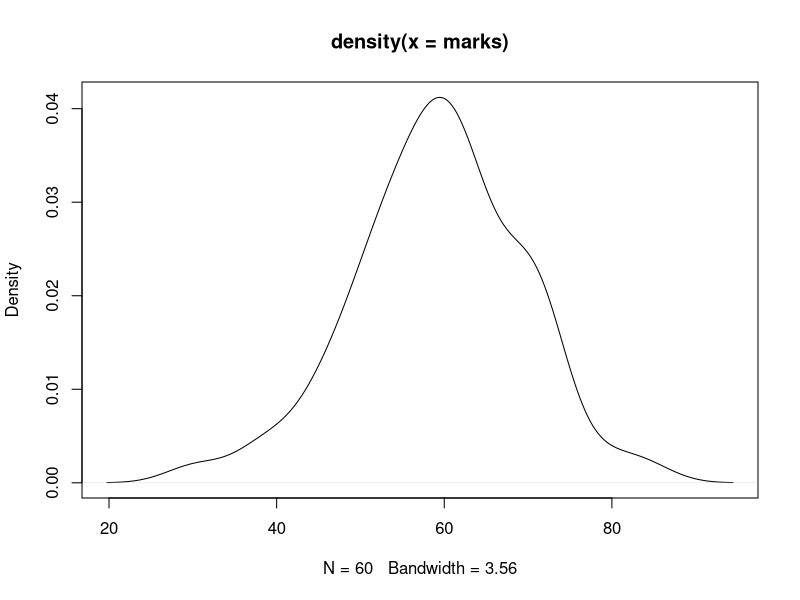

Write R code to recreate this figure. (Note: this script raises an error after producing the figure.)
#Data Structures - Vectors

x = c(1,5,7,8,4)
x2 <- c(2,7,4,8,9)
x
x2

x4 = c('M','F','M','F','M')
x4
(x5 = 1:100)
(x6 = seq(1,100,by=3))
?seq
(x7=seq(0,1,length.out = 11))

#create a normal distribution

marks = rnorm(60, mean=60, sd=10)
marks
plot(density(marks)) #plot the normal distribution curve

x8=10:100
x8
x8[1] #get the value at 1st position
x8[1:5] #get the first 5 values
x8[c(1,3,5)] #get the 1st,3rd and 5th values
x8[-1] #get all the values except the 1st value
mean(x8)
sum(x8)
median(x8)
(x8>50)
(x8>50&x8<80)
x9=c('M','F','A')
x9[!x9 %in% x4] #which value of x9 is not present in x4

(mymatrix_1=matrix(1:24,ncol = 6,byrow = T))
(mymatrix_2=matrix(1:24,ncol = 6,byrow = F))
mymatrix_1[,1] #gets me all the rows and the 1st column(since 1st arg is blank and 2nd arg is 1) of mymatrix_1
mymatrix_1[1,] #gets me the 1st row and all the columns(since 1st arg is 1 and 2nd arg is blank) of mymatrix_1
mymatrix_1[2:4,3:4]
mymatrix_1[3,5]
colSums(mymatrix_1)
rowSums(mymatrix_1)
rowMeans(mymatrix_1)
?matrix
matrix(marks,ncol = 6)

#creating multi-way arrays
(myarray1 = array(1:24,dim = c(4,3,2)))
?array
(myarray2 = array(1:24,dim = c(4,3,2),dimnames = list(c('S1','S2','S3','S4'),c('Sub1','Sub2','Sub3'),c('Dept1','Dept2'))))
apply(myarray1, 1, sum)
apply(myarray1, 2, sum)
?apply


#creating dataframes
(rollno = c('MBA-01','MBA-02'))
(rollno = paste('MBA',1:60,sep = '-'))
(name = c('Student1','Student2'))
(name = paste('Student',1:60))
(df = data.frame(rollno,name))

set.seed(1,2,3,4) #check the usage of set.seed
(gender = sample(c('M','F'),size=60,replace=T,prob = c(.4,.6)))
table(gender) #returns the no. of M and F in the sample 'gender'
prop.table(table(gender))
?set.seed

(df = data.frame(rollno,name,gender))
head(df)
tail(df)
head(df,n=3)
tail(df,n=3)

(df = data.frame(rollno,name,gender,marks))

x=c(23.3,34.742)
floor(x);ceiling(x);trunc(x);round(x,1)
marks=floor(marks)
(df = data.frame(rollno,name,gender,marks, stringsAsFactors = F))

str(df) #gives the struc
summary(df)
df$gender = factor(df$gender) #converting the 'gender' data from 'character' to 'factor' form; data in 'factor' form allows faster processing
str(df)
summary(df)

(grades=sample(c('A','B','E'),size = 60,replace = T,prob=c(.2,.3,.5)))
table(grades)
grades=factor(grades)
summary(grades)

grades=factor(grades,levels = c('E','B','A'), ordered = T)
grades

(df = data.frame(rollno,name,gender,marks, grades, stringsAsFactors = F))
summary(df)
(df$gender = factor(df$gender))
summary(gender)

dim(df)
class(df)

aggregate(df$marks, by=list(df$gender), FUN=sum)
aggregate(df$marks, by=list(df$gender), FUN=mean)
aggregate(marks ~ gender, data = df, FUN=mean)
aggregate(marks ~ gender+grades, data = df, FUN=mean)

df$marks2 = runif(60,50,100)
head(df)

cbind(grades,gender)
rbind(grades,gender)

aggregate(cbind(marks,marks2) ~ gender, data=df, FUN=mean)

df
df[df$gender=='M',]
df[df$gender=='M',1]
df[df$gender=='M',c(1,2,5)]
df[df$gender=='M',c('rollno','gender')]